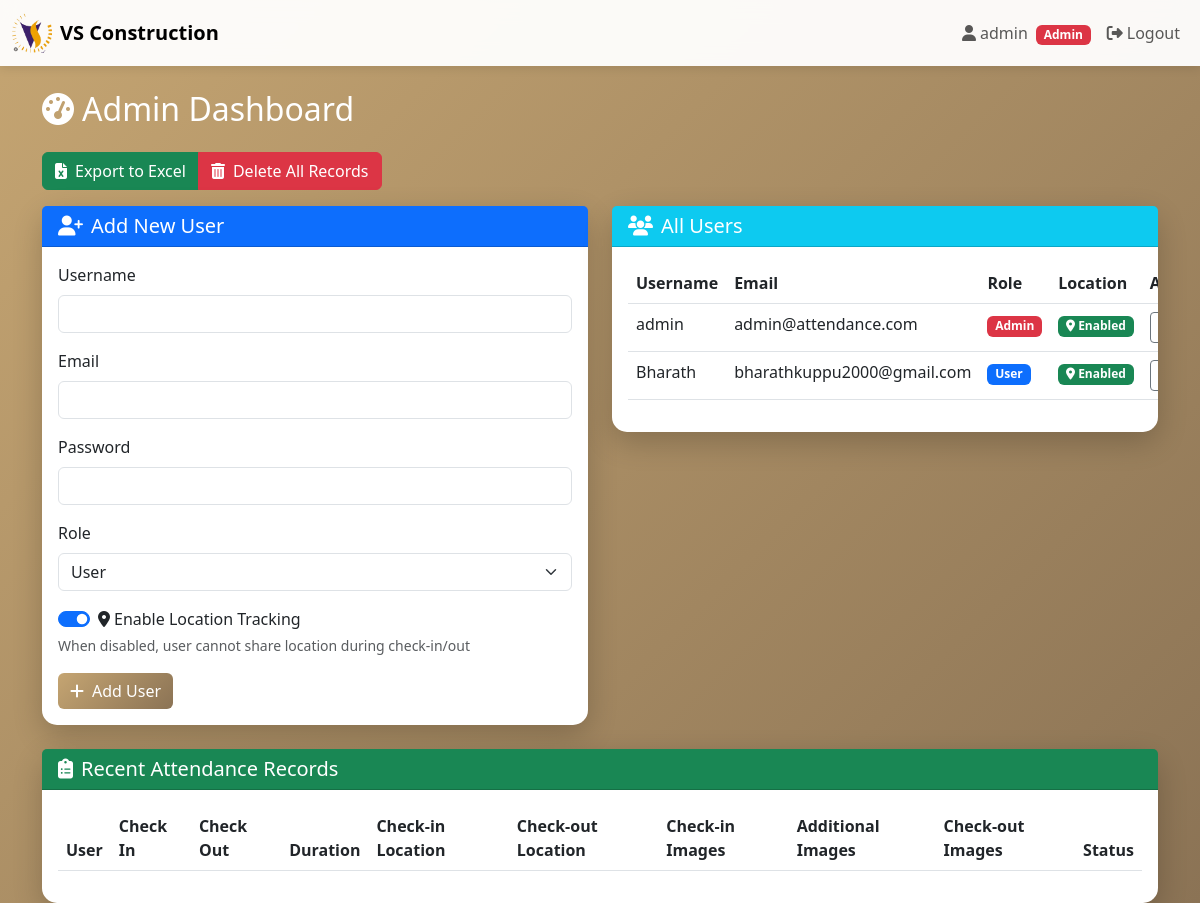
The app's page /admin/dashboard (signed in), older data.
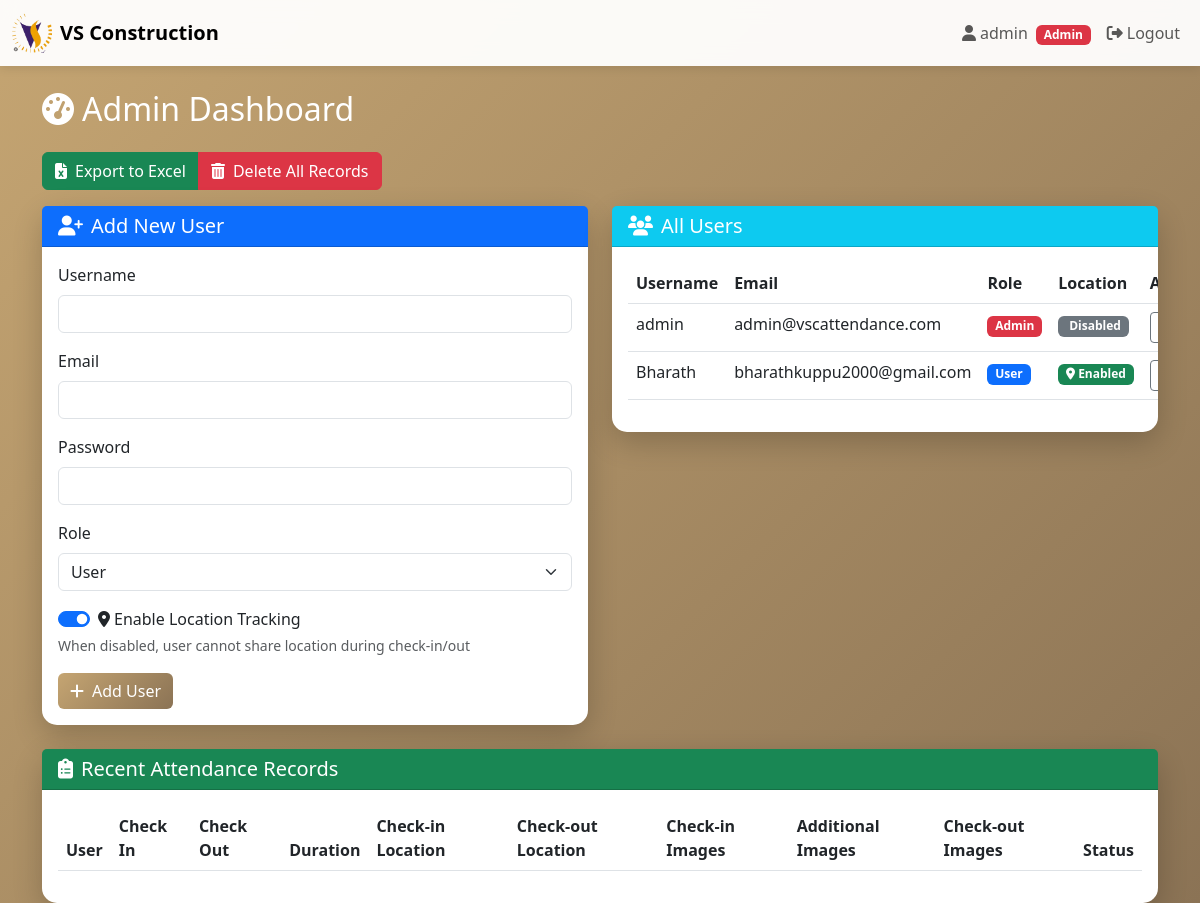
The same page, newer data.
### tables this page shows
CREATE TABLE users (
            id INTEGER PRIMARY KEY AUTOINCREMENT,
            username TEXT UNIQUE NOT NULL,
            email TEXT UNIQUE NOT NULL,
            password_hash TEXT NOT NULL,
            role TEXT NOT NULL DEFAULT 'user',
            location_enabled INTEGER DEFAULT 1,
            created_at TIMESTAMP DEFAULT CURRENT_TIMESTAMP
        );

### app.py (the view)
@app.route('/admin/dashboard')
@login_required
@admin_required
def admin_dashboard():
    conn = get_db()
    users = conn.execute('SELECT id, username, email, role, location_enabled, created_at FROM users').fetchall()
    attendance = conn.execute('''
        SELECT a.*, u.username
        FROM attendance a
        JOIN users u ON a.user_id = u.id
        ORDER BY a.check_in_time DESC
        LIMIT 50
    ''').fetchall()
    conn.close()
    return render_template('admin_dashboard.html', users=users, attendance=attendance)

### app.py (called while the page is built)
def get_db():
    conn = sqlite3.connect('attendance.db')
    conn.row_factory = sqlite3.Row
    return conn

@login_manager.user_loader
def load_user(user_id):
    conn = get_db()
    user = conn.execute('SELECT * FROM users WHERE id = ?', (user_id,)).fetchone()
    conn.close()
    if user:
        return User(
            user['id'],
            user['username'],
            user['email'],
            user['role'],
            user['location_enabled']
        )
    return None

def admin_required(f):
    @wraps(f)
    def decorated_function(*args, **kwargs):
        if not current_user.is_authenticated or current_user.role != 'admin':
            flash('Admin access required', 'danger')
            return redirect(url_for('login'))
        return f(*args, **kwargs)
    return decorated_function

### templates/admin_dashboard.html (shortened to what this page needs)
{% extends "base.html" %}
{% block content %}
<div class="row">
    <div class="col-12">
        <h2 class="text-white mb-4">
            <i class="fas fa-tachometer-alt me-2"></i>Admin Dashboard
        </h2>
    </div>
</div>
<div class="row mb-3">
    <div class="col-md-8">
        <div class="btn-group" role="group">
            <button type="button" class="btn btn-success" data-bs-toggle="modal" data-bs-target="#exportModal">
                <i class="fas fa-file-excel me-2"></i>Export to Excel
            </button>
            <button type="button" class="btn btn-danger" data-bs-toggle="modal" data-bs-target="#deleteModal">
                <i class="fas fa-trash-alt me-2"></i>Delete All Records
            </button>
        </div>
    </div>
</div>
<div class="row mb-4">
    <div class="col-md-6">
        <div class="card">
            <div class="card-header bg-primary text-white">
                <h5 class="mb-0"><i class="fas fa-user-plus me-2"></i>Add New User</h5>
            </div>
            <div class="card-body">
                <form method="POST" action="{{ url_for('add_user') }}">
                    <div class="mb-3">
                        <label class="form-label">Username</label>
                        <input type="text" class="form-control" name="username" required>
                    </div>
                    <div class="mb-3">
                        <label class="form-label">Email</label>
                        <input type="email" class="form-control" name="email" required>
                    </div>
                    <div class="mb-3">
                        <label class="form-label">Password</label>
                        <input type="password" class="form-control" name="password" required>
                    </div>
                    <div class="mb-3">
                        <label class="form-label">Role</label>
                        <select class="form-select" name="role">
                            <option value="user">User</option>
                        </select>
                    </div>
                    <div class="mb-3">
                        <div class="form-check form-switch">
                            <input class="form-check-input" type="checkbox" id="location_enabled" name="location_enabled" checked>
                            <label class="form-check-label" for="location_enabled">
                                <i class="fas fa-map-marker-alt me-1"></i>Enable Location Tracking
                            </label>
                        </div>
                        <small class="text-muted">When disabled, user cannot share location during check-in/out</small>
                    </div>
                    <button type="submit" class="btn btn-primary">
                        <i class="fas fa-plus me-2"></i>Add User
                    </button>
                </form>
            </div>
        </div>
    </div>
    <div class="col-md-6">
        <div class="card">
            <div class="card-header bg-info text-white">
                <h5 class="mb-0"><i class="fas fa-users me-2"></i>All Users</h5>
            </div>
            <div class="card-body" style="max-height: 400px; overflow-y: auto;">
                <table class="table table-hover">
                    <thead>
                        <tr>
                            <th>Username</th>
                            <th>Email</th>
                            <th>Role</th>
                            <th>Location</th>
                            <th>Action</th>
                        </tr>
                    </thead>
                    <tbody>
                        {% for user in users %}
                        <tr>
                            <td>{{ user.username }}</td>
                            <td>{{ user.email }}</td>
                            <td>
                                {% if user.role == 'admin' %}
                                <span class="badge bg-danger">Admin</span>
                                {% else %}
                                <span class="badge bg-primary">User</span>
                                {% endif %}
                            </td>
                            <td>
                                {% if user.location_enabled %}
                                <span class="badge bg-success"><i class="fas fa-map-marker-alt"></i> Enabled</span>
                                {% else %}
                                <span class="badge bg-secondary"> Disabled</span>
                                {% endif %}
                            </td>
                            <td>
                                <form method="POST" action="{{ url_for('toggle_location', user_id=user.id) }}" style="display: inline;">
                                    <button type="submit" class="btn btn-sm btn-outline-secondary" title="Toggle location permission">
                                    </button>
                                </form>
                            </td>
                        </tr>
                        {% endfor %}
                    </tbody>
                </table>
            </div>
        </div>
    </div>
</div>
<div class="row">
    <div class="col-12">
        <div class="card">
            <div class="card-header bg-success text-white">
                <h5 class="mb-0"><i class="fas fa-clipboard-list me-2"></i>Recent Attendance Records</h5>
            </div>
            <div class="card-body" style="overflow-x: auto;">
                <table class="table table-striped">
                    <thead>
                        <tr>
                            <th>User</th>
                            <th>Check In</th>
                            <th>Check Out</th>
                            <th>Duration</th>
                            <th>Check-in Location</th>
                            <th>Check-out Location</th>
                            <th>Check-in Images</th>
                            <th>Additional Images</th>
                            <th>Check-out Images</th>
                            <th>Status</th>
                        </tr>
                    </thead>
                </table>
            </div>
        </div>
    </div>
</div>
{% endblock %}

### templates/base.html (shortened to what this page needs)
<!DOCTYPE html>
<html lang="en">
<head>
    <link href="https://cdn.jsdelivr.net/npm/bootstrap@5.3.0/dist/css/bootstrap.min.css" rel="stylesheet">
    <link href="https://cdnjs.cloudflare.com/ajax/libs/font-awesome/6.4.0/css/all.min.css" rel="stylesheet">
</head>
<body>
    {% if current_user.is_authenticated %}
    <nav class="navbar navbar-expand-lg navbar-light">
        <div class="container-fluid">
            <a class="navbar-brand fw-bold d-flex align-items-center" href="{{ url_for('index') }}">
                <img src="{{ url_for('static', filename='logo.png') }}" alt="VS Construction" height="40" class="me-2">
                <span>VS Construction</span>
            </a>
            <div class="collapse navbar-collapse" id="navbarNav">
                <ul class="navbar-nav ms-auto">
                    <li class="nav-item">
                        <span class="nav-link">
                            <i class="fas fa-user me-1"></i>{{ current_user.username }}
                            {% if current_user.role == 'admin' %}
                            <span class="badge bg-danger ms-1">Admin</span>
                            {% endif %}
                        </span>
                    </li>
                    <li class="nav-item">
                        <a class="nav-link" href="{{ url_for('logout') }}">
                            <i class="fas fa-sign-out-alt me-1"></i>Logout
                        </a>
                    </li>
                </ul>
            </div>
        </div>
    </nav>
    {% endif %}
    <div class="container mt-4">
        {% block content %}{% endblock %}
    </div>
</body>
</html>

### templates/base.html (style rules this page uses)
body { min-height: 100vh; background: linear-gradient(135deg, #C5A572 0%, #8B7355 100%); }
.navbar { background: rgba(255, 255, 255, 0.95) !important; backdrop-filter: blur(10px); box-shadow: 0 2px 10px rgba(0,0,0,0.1); }
.card { border: none; border-radius: 15px; box-shadow: 0 10px 30px rgba(0,0,0,0.2); }
.btn-primary { background: linear-gradient(135deg, #C5A572 0%, #8B7355 100%); border: none; }

Row changes from the older to the newer data that the page shows:
changed users "admin": email "admin@attendance.com" → "admin@vscattendance.com"; location_enabled "Enabled" → "Disabled"
